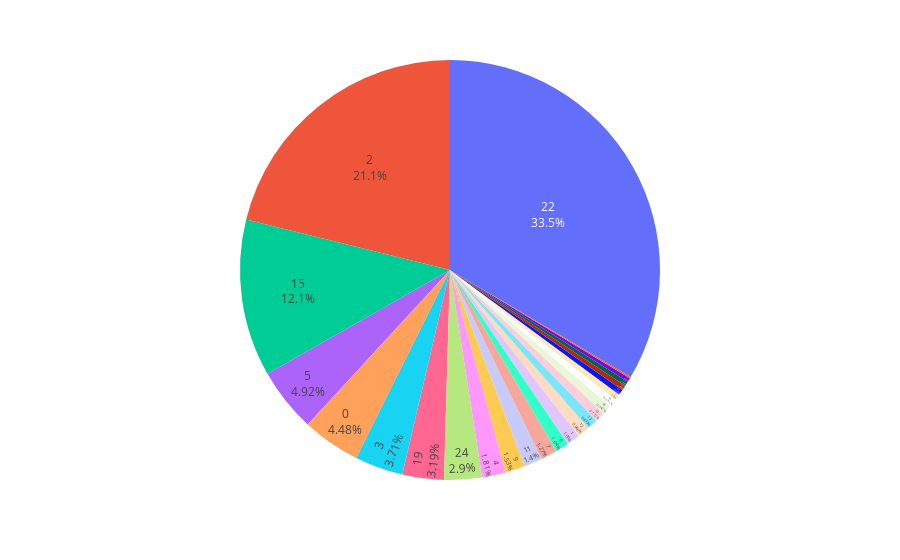

Source (notebook cell):
### Code cell
import plotly.express as px
df = px.data.gapminder().query("year == 2007").query("continent == 'Americas'")
fig = px.pie(df, values='pop')
fig.update_traces(textposition='inside', textinfo='percent+label')
fig.show()

### Figure 1 — Plotly figure (JSON) as saved in the notebook; plotly's stock layout.template omitted (floating-point values rounded to 4 significant figures)
{"data": [{"domain": {"x": [0, 1], "y": [0, 1]}, "hovertemplate": "pop=%{value}<extra></extra>", "legendgroup": "", "name": "", "showlegend": false, "textinfo": "percent+label", "textposition": "inside", "type": "pie", "values": [40301927, 9119152, 190010647, 33390141, 16284741, 44227550, 4133884, 11416987, 9319622, 13755680, 6939688, 12572928, 8502814, 7483763, 2780132, 108700891, 5675356, 3242173, 6667147, 28674757, 3942491, 1056608, 301139947, 3447496, 26084662]}], "layout": {"legend": {"tracegroupgap": 0}, "margin": {"t": 60}}}
